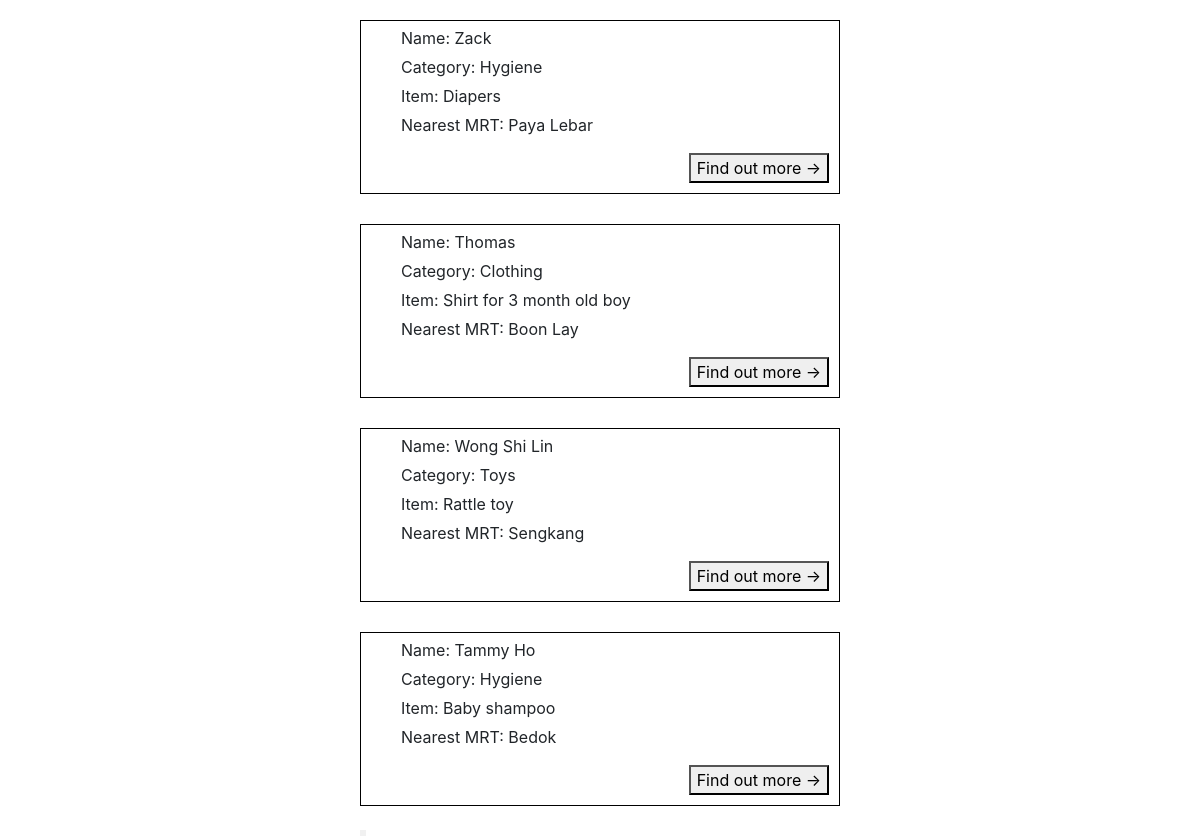
The page /donorPages/display_listings.php on the database as committed earlier.
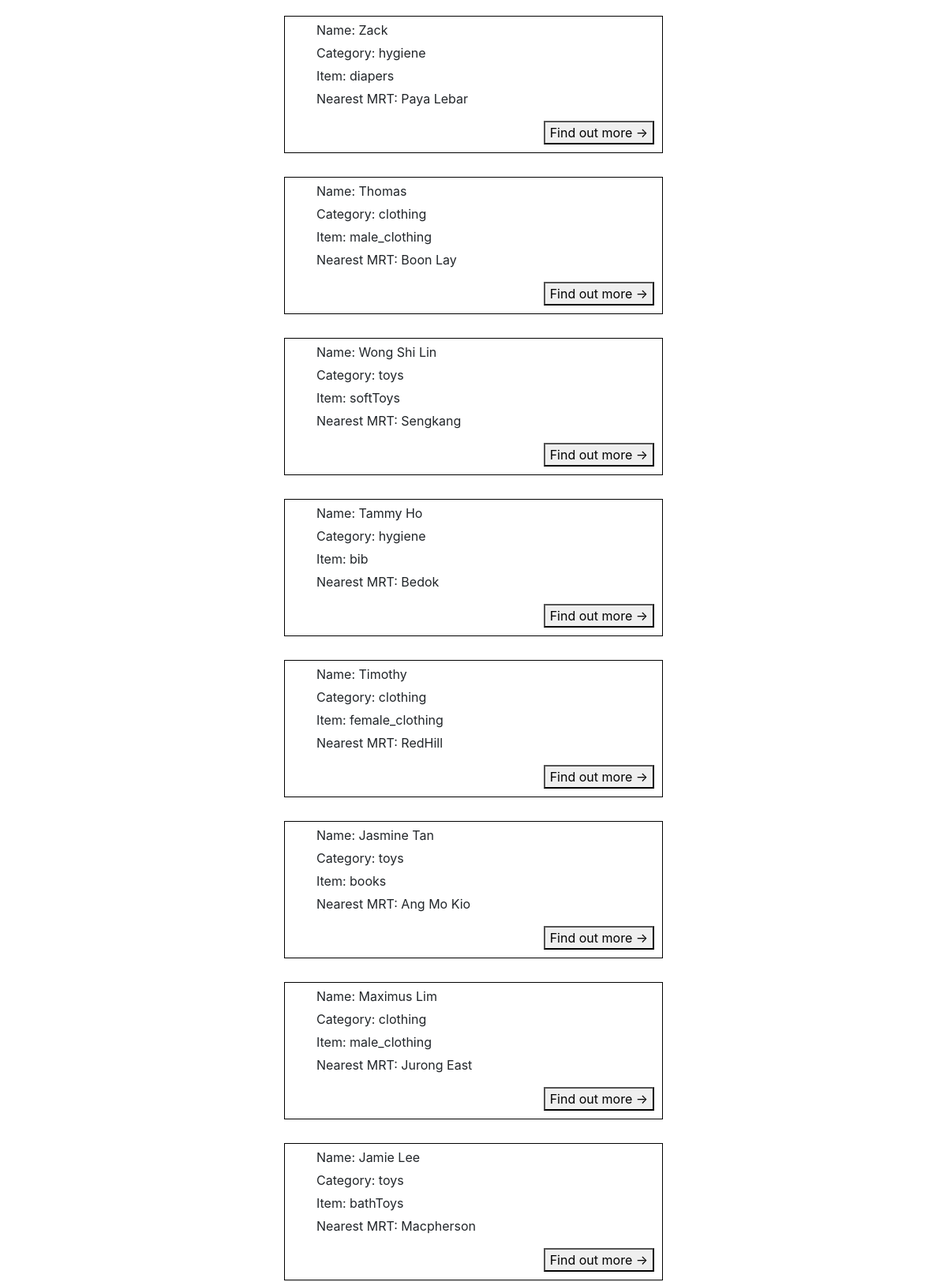
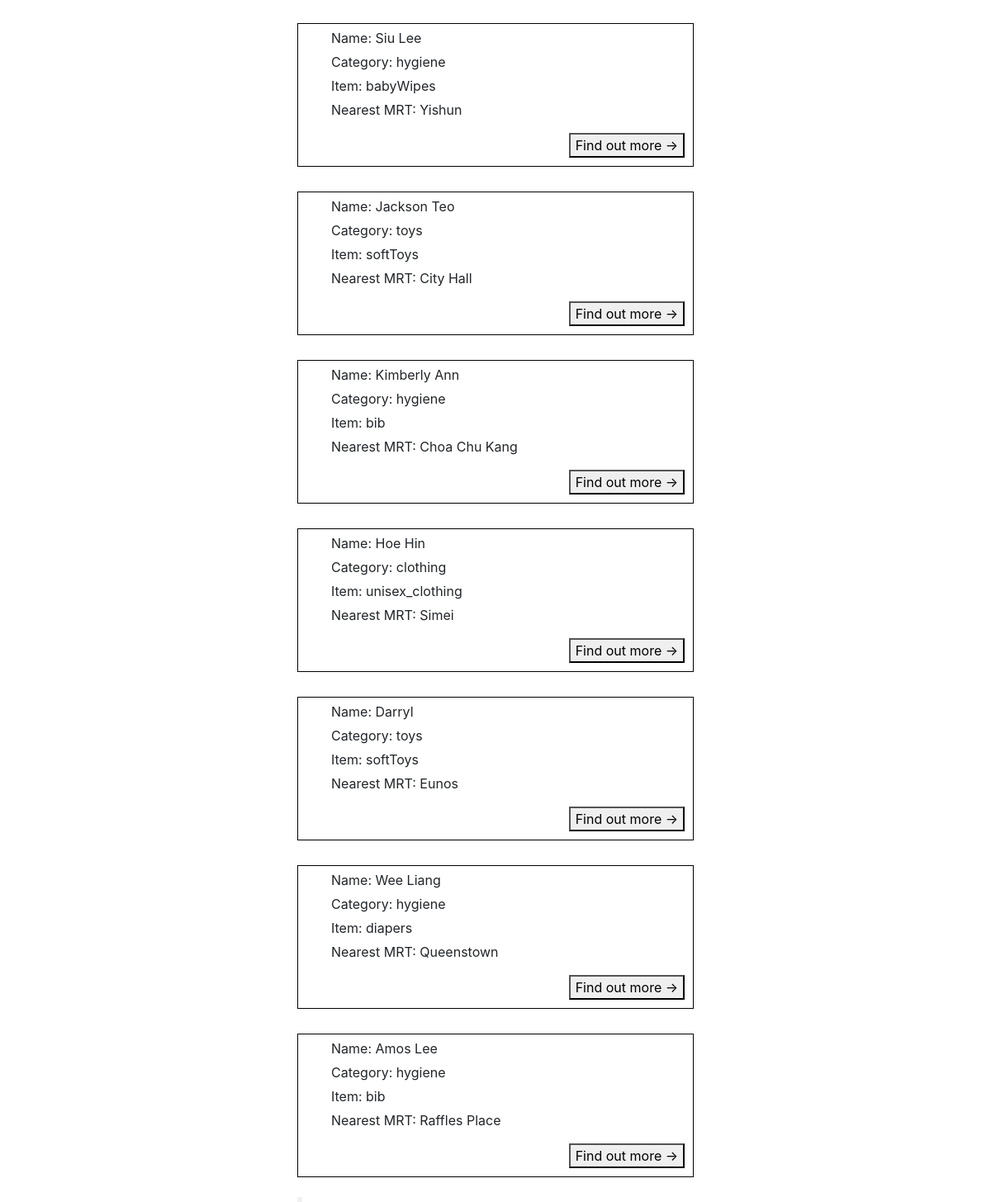
The same page on the database as committed later (2 pictures, top to bottom).
### tables this page shows
CREATE TABLE if not exists beneficiarylisting (
  username varchar(20) NOT NULL,
  mrt varchar(256) NOT NULL,
  category varchar(256) NOT NULL,
  item varchar(256) NOT NULL,
  quantity varchar(256) NOT NULL,
  itemcondition varchar(500)
);

### database/ListingDAO.php (called while the page is built, shortened)
<?php
  class ListingDAO {
    public function getListing() {
      $connMgr = new ConnectionManager();
      $pdo = $connMgr->connect();
      $sql = 'SELECT username, mrt, category, item FROM beneficiarylisting';
      $stmt = $pdo->prepare($sql);
      $stmt->execute();
      $result = [];
      $stmt->setFetchMode(PDO::FETCH_ASSOC);
      while($row = $stmt->fetch()) {
        $result[] = new Listing($row['username'], $row['mrt'], $row['category'], $row['item']);
      }
      return $result;
    }
  }
?>

### database/Listing.php (called while the page is built)
<?php
    class Listing{
        private $username;
        private $category;
        private $item;
        private $mrt;
        public function __construct($username, $mrt, $category, $item){
            $this->username = $username;
            $this->mrt = $mrt;
            $this->category = $category;
            $this->item = $item;
        }
        public function getName(){
            return $this->username;
        }
        public function getCategory(){
            return $this->category;
        }
        public function getItem() {
            return $this->item;
        }
        public function getMrt(){
            return $this->mrt;
        }
    }
?>

### donorPages/display_listings.php (the view, shortened to what this page needs)
<!DOCTYPE html>
<html lang="en">
<head>
    <link rel="stylesheet" href="https://stackpath.bootstrapcdn.com/bootstrap/4.5.2/css/bootstrap.min.css">
</head>
<body>
    <div id="listing" style="margin:20px auto; width:40%;">
        <div class="form-popup" id="myForm">
        </div>
        <?php
            $listingDAO = new ListingDAO();
            $listings = $listingDAO->getListing();
            foreach ($listings as $listing){
                echo "<div style='border: 1px solid black; margin-bottom: 30px;' >
                    <ul>
                        <li style='list-style: none; margin-top: 5px;'> Name: {$listing->getName()}</li>
                        <li style='list-style: none; margin-top: 5px;'> Category: {$listing->getCategory()}</li>
                        <li style='list-style: none; margin-top: 5px;'> Item: {$listing->getItem()}</li>
                        <li style='list-style: none; margin-top: 5px;'> Nearest MRT: {$listing->getMrt()}</li>
                    </ul>
                    <div style='display: flex; justify-content: flex-end; margin-right: 10px; margin-bottom: 10px;'><button onclick='display_popup()' type='button' data-toggle='collapse' data-target='#myForm'>Find out more &#8594;</button></div>
                </div>
                <script>
                    function display_popup() {
                    let popup_str = '';";
                    $username = $listing->getName();
                    $expandedlistingDAO = new ExpandedListingDAO;
                    $expandedlisting = $expandedlistingDAO->getExpandedListing($username);
                    echo "popup_str += `<form action='/action_page.pgp' class='form-container'>
                        <label for='username'>Name:</label>
                        <p>{$expandedlisting->getName()}</p>
                        <label for='mrt'>Nearest MRT:</label>
                        <p>{$expandedlisting->getMrt()}</p>
                        <label for='item'>Item:</label>
                        <p>{$expandedlisting->getItem()}</p>
                        <label for='quantity'>Quantity:</label>
                        <p>{$expandedlisting->getQuantity()}</p>
                        <label for='itemcondition'>Item Condition:</label>
                        <p>{$expandedlisting->getItemCondition()}</p>
                        <button type='submit' class='btn btn-warning btn-block'>I have item</button>
                        <button type='submit' class='btn btn-info btn-block'>I need to purchase item</button>
                        </form>
                        `;
                            var popup = document.getElementById('myForm');
                            popup.innerHTML = popup_str;
                        }
                </script>";
            }
        ?>
    </div>
</body>
</html>

Rows that differ between the two databases and show on the page:
changed beneficiarylisting "Zack": category "Hygiene" → "hygiene"; item "Diapers" → "diapers"
changed beneficiarylisting "Thomas": category "Clothing" → "clothing"; item "Shirt for 3 month old boy" → "male_clothing"
changed beneficiarylisting "Wong Shi Lin": category "Toys" → "toys"; item "Rattle toy" → "softToys"
changed beneficiarylisting "Tammy Ho": category "Hygiene" → "hygiene"; item "Baby shampoo" → "bib"
added beneficiarylisting: username "Timothy", category "clothing", item "female_clothing", mrt "RedHill"
added beneficiarylisting: username "Jasmine Tan", category "toys", item "books", mrt "Ang Mo Kio"
added beneficiarylisting: username "Maximus Lim", category "clothing", item "male_clothing", mrt "Jurong East"
added beneficiarylisting: username "Jamie Lee", category "toys", item "bathToys", mrt "Macpherson"
added beneficiarylisting: username "Siu Lee", category "hygiene", item "babyWipes", mrt "Yishun"
added beneficiarylisting: username "Jackson Teo", category "toys", item "softToys", mrt "City Hall"
added beneficiarylisting: username "Kimberly Ann", category "hygiene", item "bib", mrt "Choa Chu Kang"
added beneficiarylisting: username "Hoe Hin", category "clothing", item "unisex_clothing", mrt "Simei"
added beneficiarylisting: username "Darryl", category "toys", item "softToys", mrt "Eunos"
added beneficiarylisting: username "Wee Liang", category "hygiene", item "diapers", mrt "Queenstown"
added beneficiarylisting: username "Amos Lee", category "hygiene", item "bib", mrt "Raffles Place"
